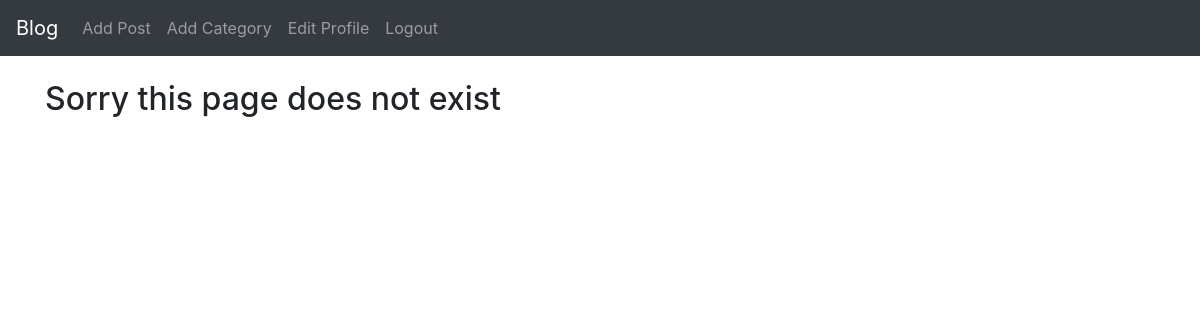
Page /category/coding/ (signed in) on the earlier database version.
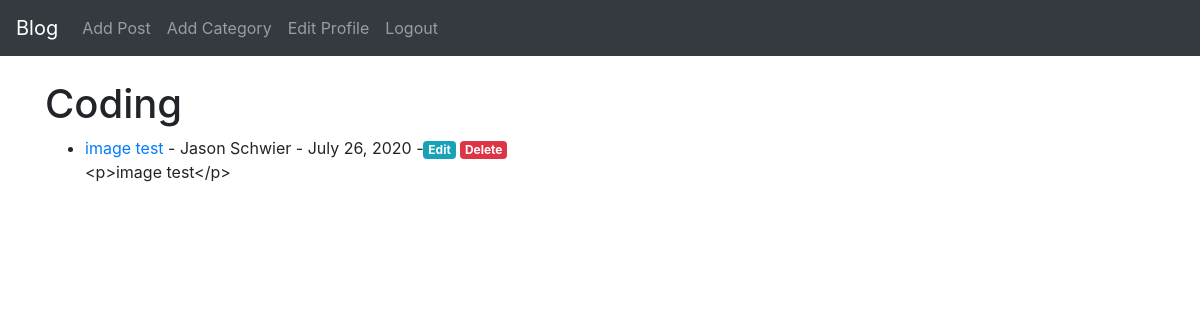
Same page on the later database version.
### theblog/models.py (models this page shows, shortened)
class Post(models.Model):
	title = models.CharField(max_length= 255)
	header_image = models.ImageField(null=True, blank=True, upload_to="images/")
	title_tag = models.CharField(max_length= 255)
	author = models.ForeignKey(User, on_delete=models.CASCADE)
	body = RichTextField(blank=True, null=True)
	post_date = models.DateField(auto_now_add=True)
	SEO = models.CharField(max_length = 255)
	category = models.CharField(max_length=255)
	snippet = models.CharField(max_length=255)
	likes = models.ManyToManyField(User, related_name= 'blog_posts')

### theblog/views.py (the view)
# urls.py: path('category/<str:cats>/', CategoryView, name = 'category'),
def CategoryView(request, cats):
	category_posts = Post.objects.filter(category=cats.replace('-',' '))
	return render(request, 'categories.html', {'cats':cats.title().replace('-', ' '), 'category_posts':category_posts})

### theblog/templates/categories.html
{% extends 'base.html' %}
{% block content %}
{% if category_posts %}
<h1> {{ cats }} </h1>
<ul>
	{% for post in category_posts %}
		<li>
			<a href="{% url 'article-detail' post.pk %}">
				{{ post.title }}
			</a>
		 	- {{ post.author.first_name }} {{ post.author.last_name }}
		 	- {{ post.post_date }}
			{% if user.is_authenticated %}
		 		-<a href="{% url 'update_post' post.pk %}" class='badge badge-info'>
		 			Edit
		 		</a>
		 		<a href="{% url 'delete_post' post.pk %}" class='badge badge-danger'>
		 			Delete
		 		</a>
			{% endif %}
		 	<br/>
			{{ post.body|slice:":295" }}
		</li>
	{% endfor %}
</ul>
{% else %}
	<h2> Sorry this page does not exist </h2>
{% endif %}
{% endblock %}

Differences in the rows shown:
added Post: category "Coding", title "image test", author.first_name "Jason", author.last_name "Schwier", post_date "July 26, 2020", body "<p>image test</p>"
Other differences:
text no longer shown: "Sorry this page does not exist"
